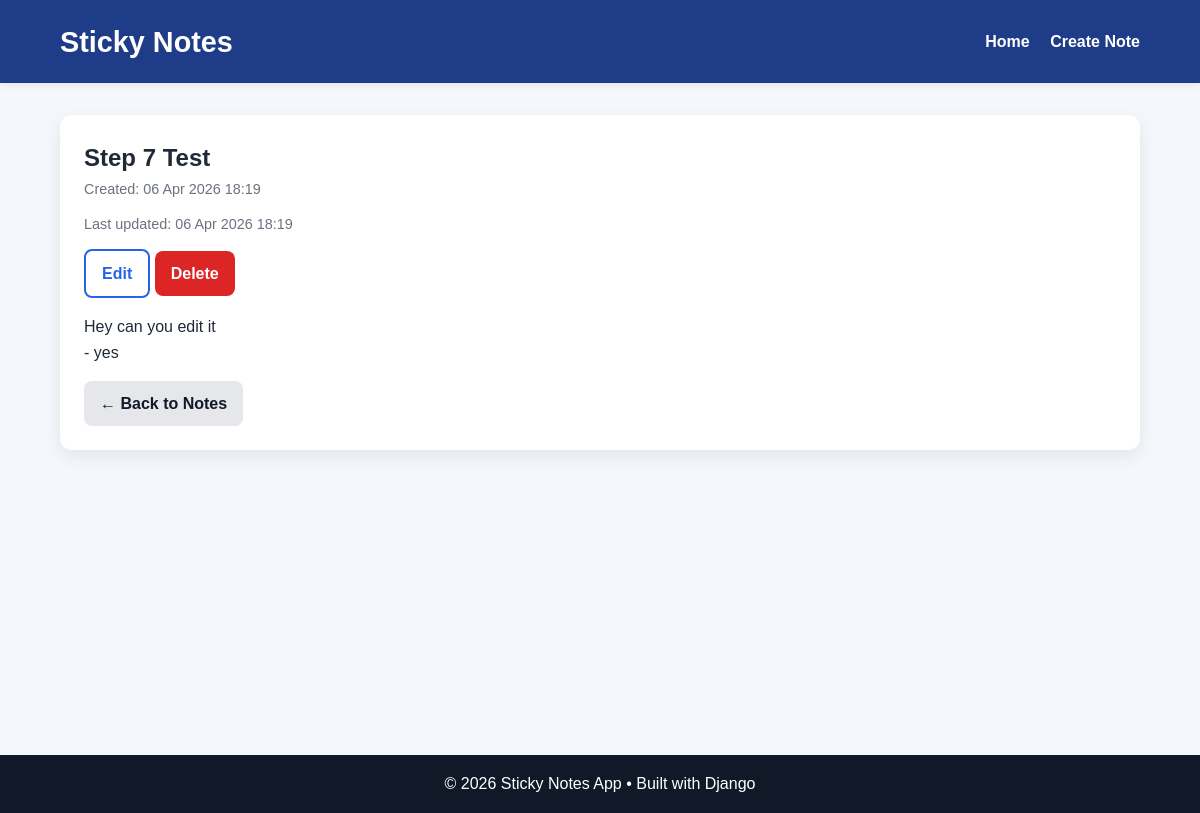
The app's page /note/4/ with its own data.
### notes/models.py (models this page shows, shortened)
class Note(models.Model):
    title = models.CharField(max_length=200)
    content = models.TextField()
    created_at = models.DateTimeField(auto_now_add=True)
    updated_at = models.DateTimeField(auto_now=True)
    class Meta:
        ordering = ["-created_at"]

### notes/views.py (the view)
# urls.py: path("note/<int:pk>/", views.note_detail, name="note_detail"),
def note_detail(request, pk):
    note = get_object_or_404(Note, pk=pk)
    return render(request, "notes/note_detail.html", {"note": note})

### notes/templates/notes/note_detail.html (shortened to what this page needs)
{% extends "base.html" %}
{% block content %}
<article class="detail-card">
    <div class="detail-header">
        <div>
            <h2>{{ note.title }}</h2>
            <p class="note-meta">Created: {{ note.created_at|date:"d M Y H:i" }}</p>
            <p class="note-meta">Last updated: {{ note.updated_at|date:"d M Y H:i" }}</p>
        </div>
        <div class="card-actions">
            <a class="btn btn-outline" href="{% url 'note_update' note.pk %}">Edit</a>
            <a class="btn btn-danger" href="{% url 'note_delete' note.pk %}">Delete</a>
        </div>
    </div>
    <div class="detail-content">
        <p>{{ note.content|linebreaks }}</p>
    </div>
    <a class="btn btn-secondary" href="{% url 'note_list' %}">← Back to Notes</a>
</article>
{% endblock %}

### notes/static/notes/styles.css (style rules this page uses)
* { box-sizing: border-box; margin: 0; padding: 0; }
body { font-family: Arial, Helvetica, sans-serif; background-color: #f4f7fb; color: #1f2937; line-height: 1.6; }
.btn { display: inline-block; padding: 0.6rem 1rem; border-radius: 8px; text-decoration: none; font-weight: bold; border: none; cursor: pointer; }
.btn-secondary { background: #e5e7eb; color: #111827; }
.btn-outline { border: 2px solid #2563eb; color: #2563eb; background: transparent; }
.btn-danger { background: #dc2626; color: white; }
.note-meta { font-size: 0.9rem; color: #6b7280; margin-bottom: 0.8rem; }
.detail-card { background: #ffffff; padding: 1.5rem; border-radius: 12px; box-shadow: 0 6px 18px rgba(0, 0, 0, 0.08); }
.detail-content { margin: 1rem 0; }

### records on screen
Note: title "Step 7 Test", created_at "06 Apr 2026 18:19", updated_at "06 Apr 2026 18:19", content "Hey can you edit it - yes"
